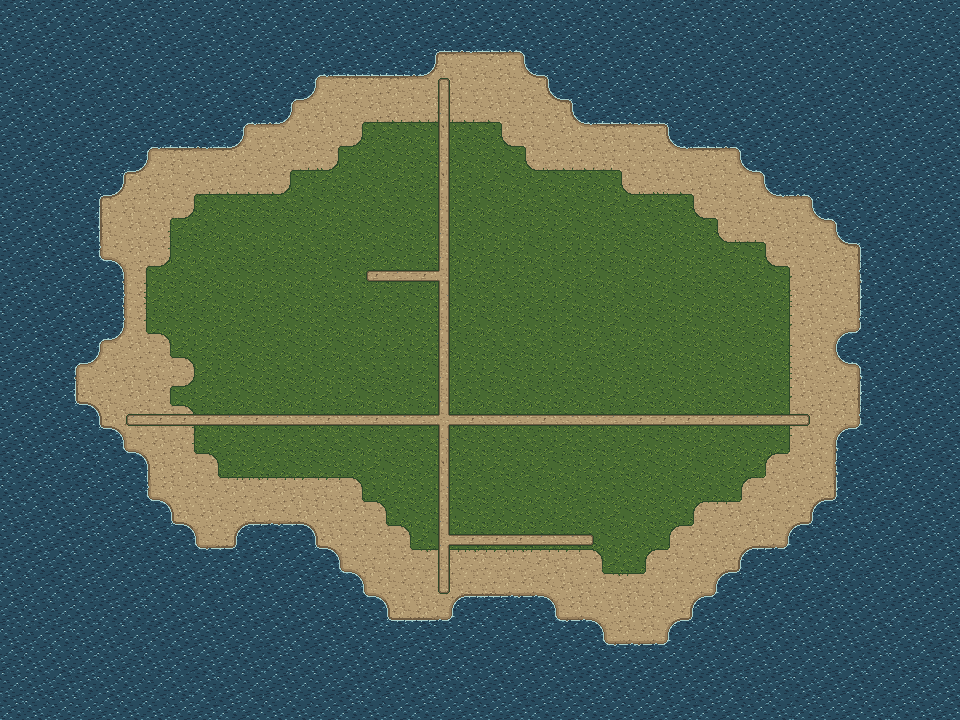

This game map was drawn from its Tiled (.tmx) file and the tilesets committed beside it. A one-line description and the trimmed map source follow:
An orthogonal 40x30 tile map with 24x24 px tiles, 4 tile layers (floor, land, meadow, lanes), 11 tilesets and 27 objects (22x tree, 4x house, well).

<map version="1.10" tiledversion="1.10.2" orientation="orthogonal" renderorder="right-down" width="40" height="30" tilewidth="24" tileheight="24" infinite="0" nextlayerid="7" nextobjectid="28">
 <tileset firstgid="1" source="lane.tsx" />
 <tileset firstgid="25" source="lane_b.tsx" />
 <tileset firstgid="49" source="lane_c.tsx" />
 <tileset firstgid="73" source="meadow.tsx" />
 <tileset firstgid="257" source="meadow_b.tsx" />
 <tileset firstgid="441" source="meadow_c.tsx" />
 <tileset firstgid="625" source="shore.tsx" />
 <tileset firstgid="1361" source="shore_b.tsx" />
 <tileset firstgid="2097" source="shore_c.tsx" />
 <tileset firstgid="2833" source="shore_d.tsx" />
 <tileset firstgid="3569" source="tiles.tsx" />
  <layer id="1" name="floor" width="40" height="30">
   <data>[1200 cells, 0 non-empty, 0 distinct tile ids]</data>
  </layer>
  <layer id="2" name="land" width="40" height="30">
   <data>[1200 cells, 1200 non-empty, 95 distinct tile ids]</data>
  </layer>
  <layer id="3" name="meadow" width="40" height="30">
   <data>[1200 cells, 394 non-empty, 65 distinct tile ids]</data>
  </layer>
  <layer id="4" name="lanes" width="40" height="30">
   <data>[1200 cells, 59 non-empty, 14 distinct tile ids]</data>
  </layer>
  <objectgroup id="6" name="props">
   <object id="1" name="tree" gid="3574" x="360" y="144" width="24" height="48">
    <properties>
     <property name="cell" value="15,5" />
     <property name="footprint" value="1x1" />
     <property name="anchor" value="0,0" />
     <property name="flags" value="r/b" />
    </properties>
   </object>
   <object id="2" name="tree" gid="3574" x="336" y="192" width="24" height="48">
    <properties>
     <property name="cell" value="14,7" />
     <property name="footprint" value="1x1" />
     <property name="anchor" value="0,0" />
     <property name="flags" value="r/b" />
    </properties>
   </object>
   <object id="3" name="tree" gid="3574" x="192" y="216" width="24" height="48">
    <properties>
     <property name="cell" value="8,8" />
     <property name="footprint" value="1x1" />
     <property name="anchor" value="0,0" />
     <property name="flags" value="r/b" />
    </properties>
   </object>
   <object id="4" name="tree" gid="3573" x="480" y="216" width="24" height="48">
    <properties>
     <property name="cell" value="20,8" />
     <property name="footprint" value="1x1" />
     <property name="anchor" value="0,0" />
     <property name="flags" value="r/b" />
    </properties>
   </object>
   <object id="5" name="tree" gid="3573" x="576" y="216" width="24" height="48">
    <properties>
     <property name="cell" value="24,8" />
     <property name="footprint" value="1x1" />
     <property name="anchor" value="0,0" />
     <property name="flags" value="r/b" />
    </properties>
   </object>
   <object id="6" name="tree" gid="3573" x="624" y="216" width="24" height="48">
    <properties>
     <property name="cell" value="26,8" />
     <property name="footprint" value="1x1" />
     <property name="anchor" value="0,0" />
     <property name="flags" value="r/b" />
    </properties>
   </object>
   <object id="7" name="tree" gid="3573" x="528" y="240" width="24" height="48">
    <properties>
     <property name="cell" value="22,9" />
     <property name="footprint" value="1x1" />
     <property name="anchor" value="0,0" />
     <property name="flags" value="r/b" />
    </properties>
   </object>
   <object id="8" name="house" gid="3572" x="360" y="264" width="48" height="48">
    <properties>
     <property name="cell" value="15,10" />
     <property name="footprint" value="2x2" />
     <property name="anchor" value="0,1" />
     <property name="flags" value="rr/bb" />
    </properties>
   </object>
   <object id="9" name="tree" gid="3574" x="576" y="264" width="24" height="48">
    <properties>
     <property name="cell" value="24,10" />
     <property name="footprint" value="1x1" />
     <property name="anchor" value="0,0" />
     <property name="flags" value="r/b" />
    </properties>
   </object>
   <object id="10" name="tree" gid="3574" x="288" y="288" width="24" height="48">
    <properties>
     <property name="cell" value="12,11" />
     <property name="footprint" value="1x1" />
     <property name="anchor" value="0,0" />
     <property name="flags" value="r/b" />
    </properties>
   </object>
   <object id="11" name="tree" gid="3574" x="336" y="312" width="24" height="48">
    <properties>
     <property name="cell" value="14,12" />
     <property name="footprint" value="1x1" />
     <property name="anchor" value="0,0" />
     <property name="flags" value="r/b" />
    </properties>
   </object>
   <object id="12" name="tree" gid="3574" x="456" y="312" width="24" height="48">
    <properties>
     <property name="cell" value="19,12" />
     <property name="footprint" value="1x1" />
     <property name="anchor" value="0,0" />
     <property name="flags" value="r/b" />
    </properties>
   </object>
   <object id="13" name="tree" gid="3574" x="504" y="312" width="24" height="48">
    <properties>
     <property name="cell" value="21,12" />
     <property name="footprint" value="1x1" />
     <property name="anchor" value="0,0" />
     <property name="flags" value="r/b" />
    </properties>
   </object>
   <object id="14" name="tree" gid="3573" x="720" y="336" width="24" height="48">
    <properties>
     <property name="cell" value="30,13" />
     <property name="footprint" value="1x1" />
     <property name="anchor" value="0,0" />
     <property name="flags" value="r/b" />
    </properties>
   </object>
   <object id="15" name="tree" gid="3573" x="336" y="384" width="24" height="48">
    <properties>
     <property name="cell" value="14,15" />
     <property name="footprint" value="1x1" />
     <property name="anchor" value="0,0" />
     <property name="flags" value="r/b" />
    </properties>
   </object>
   <object id="16" name="tree" gid="3573" x="648" y="384" width="24" height="48">
    <properties>
     <property name="cell" value="27,15" />
     <property name="footprint" value="1x1" />
     <property name="anchor" value="0,0" />
     <property name="flags" value="r/b" />
    </properties>
   </object>
   <object id="17" name="tree" gid="3574" x="720" y="384" width="24" height="48">
    <properties>
     <property name="cell" value="30,15" />
     <property name="footprint" value="1x1" />
     <property name="anchor" value="0,0" />
     <property name="flags" value="r/b" />
    </properties>
   </object>
   <object id="18" name="house" gid="3572" x="360" y="408" width="48" height="48">
    <properties>
     <property name="cell" value="15,16" />
     <property name="footprint" value="2x2" />
     <property name="anchor" value="0,1" />
     <property name="flags" value="rr/bb" />
    </properties>
   </object>
   <object id="19" name="tree" gid="3574" x="480" y="408" width="24" height="48">
    <properties>
     <property name="cell" value="20,16" />
     <property name="footprint" value="1x1" />
     <property name="anchor" value="0,0" />
     <property name="flags" value="r/b" />
    </properties>
   </object>
   <object id="20" name="house" gid="3572" x="528" y="408" width="48" height="48">
    <properties>
     <property name="cell" value="22,16" />
     <property name="footprint" value="2x2" />
     <property name="anchor" value="0,1" />
     <property name="flags" value="rr/bb" />
    </properties>
   </object>
   <object id="21" name="tree" gid="3574" x="216" y="456" width="24" height="48">
    <properties>
     <property name="cell" value="9,18" />
     <property name="footprint" value="1x1" />
     <property name="anchor" value="0,0" />
     <property name="flags" value="r/b" />
    </properties>
   </object>
   </objectgroup>
</map>
<!-- 6 of 27 objects omitted -->
